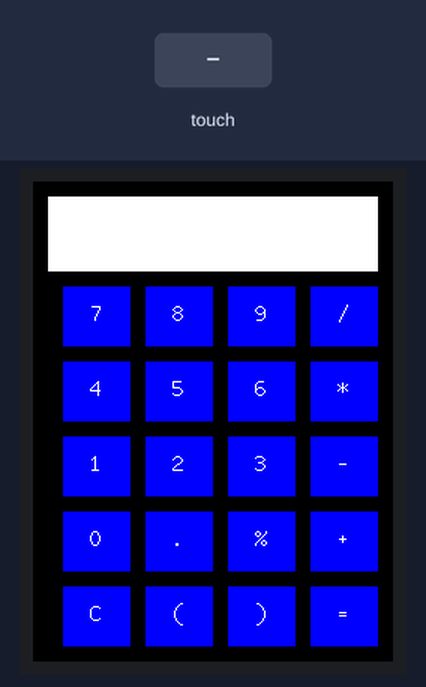
Recording of a sketch running on a simulated ESP32. Shown: 240×320 colour display. The test bench sets the inputs (shaded band).

Above: at 1.4 s.
1.5 s: touch panel pressed at 87 % / 30 % of its raw x / y range
At 2.4 s:
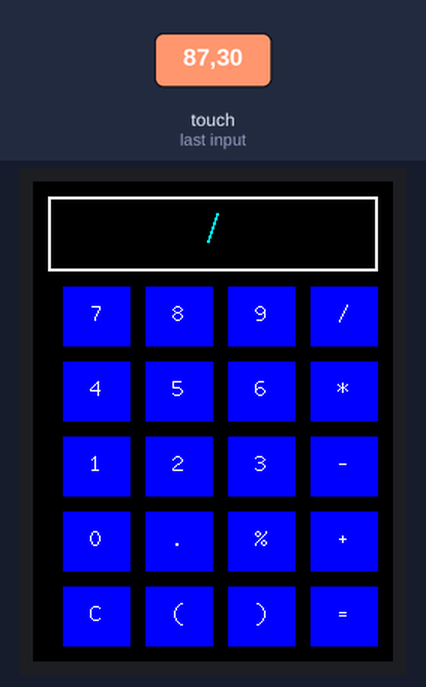
3.0 s: touch panel pressed at 62 % / 70 % of its raw x / y range
At 3.6 s:
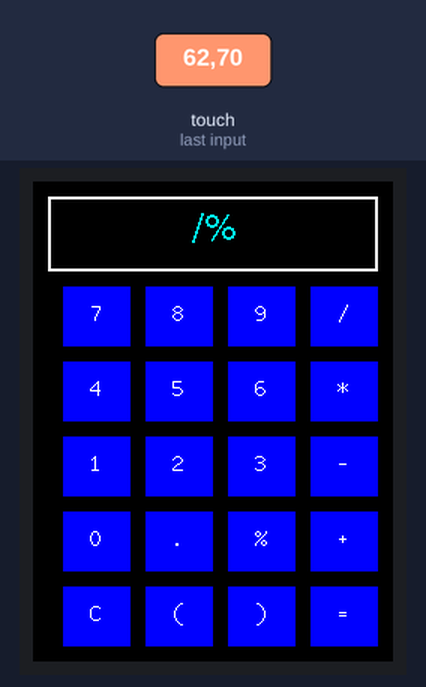
4.5 s: touch panel pressed at 87 % / 70 % of its raw x / y range
At 5.7 s:
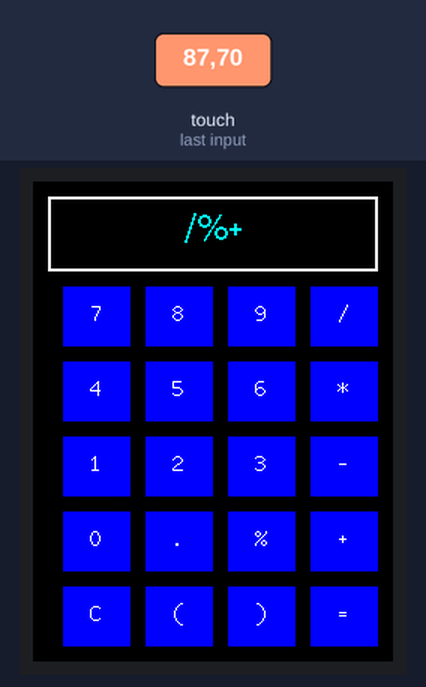
6.0 s: touch panel pressed at 38 % / 90 % of its raw x / y range
At 7.1 s:
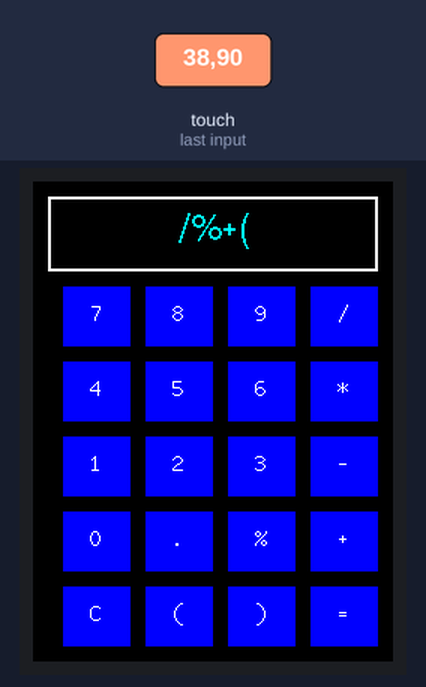
7.5 s: touch panel pressed at 62 % / 90 % of its raw x / y range
At 8.2 s:
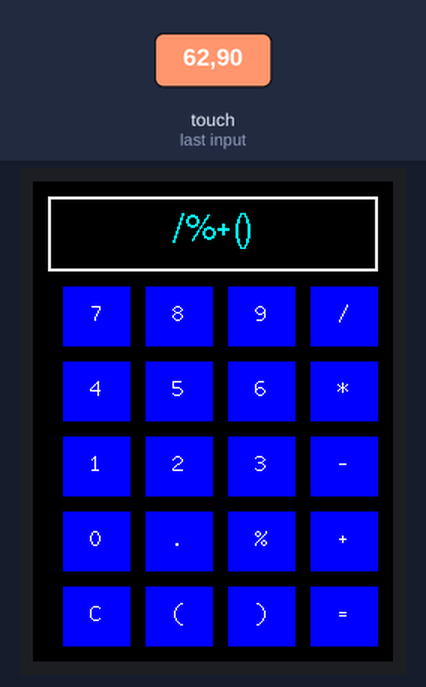
9.0 s: touch panel pressed at 87 % / 30 % of its raw x / y range
At 9.3 s:
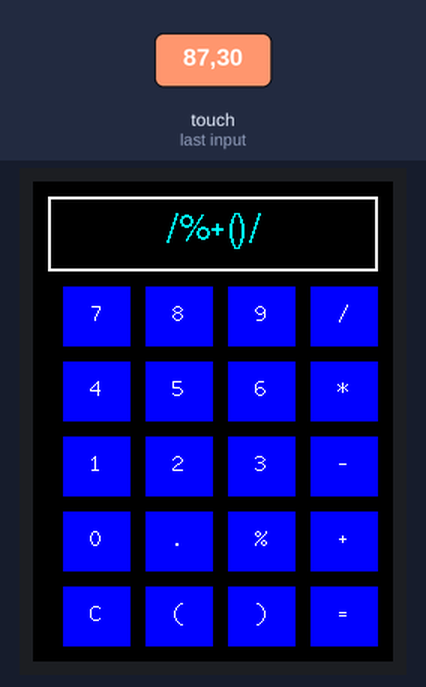
Timing chart, 0 to 11.5 s (numbered marks = the images above; inputs shaded):
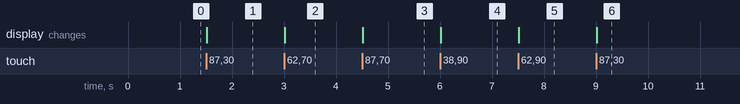

Measured:
- after the input at 1.5 s, the display: changes at once (image 1)
- after the input at 3.0 s, the display: changes at once (image 2)
- after the input at 4.5 s, the display: changes at once (image 3)
- after the input at 6.0 s, the display: changes at once (image 4)
- after the input at 7.5 s, the display: changes at once (image 5)
- after the input at 9.0 s, the display: changes at once (image 6)

The sketch:

BestCalc.ino
```cpp
#include <TFT_eSPI.h> // Graphics and font library
#include <XPT2046_Touchscreen.h> // Library for XPT2046 touch controller
#include <SPI.h>

// The display object
TFT_eSPI tft = TFT_eSPI();

// Touch screen pins
#define XPT2046_IRQ 36   // T_IRQ
#define XPT2046_MOSI 32  // T_DIN
#define XPT2046_MISO 39  // T_OUT
#define XPT2046_CLK 25   // T_CLK
#define XPT2046_CS 33    // T_CS

// Touch screen object
SPIClass touchscreenSPI(VSPI);
XPT2046_Touchscreen touchscreen(XPT2046_CS, XPT2046_IRQ);

// Keypad start position, key size, and spacing
#define KEY_X 20
#define KEY_Y 70
#define KEY_W 45
#define KEY_H 40
#define KEY_SPACING_X 10
#define KEY_SPACING_Y 10
#define KEY_TEXTSIZE 2

// Using two fonts since numbers are nice in proportionally spaced fonts
#define LABEL1_FONT &FreeSansBold12pt7b // Key label font 1
#define LABEL2_FONT &FreeSerif24pt7b // Key label font 2

// Numeric display box size and location
#define DISP_X 10
#define DISP_Y 10
#define DISP_W 220
#define DISP_H 50
#define DISP_TSIZE 3
#define DISP_TCOLOR TFT_CYAN

// Number length, buffer for storing input
#define NUM_LEN 32
char numberBuffer[NUM_LEN + 1] = ""; // Zero terminate

// We have 5 rows of 4 keys
char keyLabel[5][4] = {
  {'7','8','9','/'},
  {'4','5','6','*'},
  {'1','2','3','-'},
  {'0','.','%','+'},
  {'C','(',')','='}
};

void drawKeypad() {
  // Draw the keys
  for (uint8_t row = 0; row < 5; row++) {
    for (uint8_t col = 0; col < 4; col++) {
      // Draw the key outline
      tft.fillRect(KEY_X + col * (KEY_W + KEY_SPACING_X), KEY_Y + row * (KEY_H + KEY_SPACING_Y), KEY_W, KEY_H, TFT_BLUE);
      // Draw the key label
      tft.setTextColor(TFT_WHITE);
      tft.setFreeFont(LABEL2_FONT);
      tft.drawCentreString(String(keyLabel[row][col]), KEY_X + col * (KEY_W + KEY_SPACING_X) + KEY_W / 2, KEY_Y + row * (KEY_H + KEY_SPACING_Y) + 10, 2);
    }
  }
}

void setup() {
  // Initialize display
  tft.init();

  // Initialize touch screen SPI
  touchscreenSPI.begin(XPT2046_CLK, XPT2046_MISO, XPT2046_MOSI, XPT2046_CS);
  touchscreen.begin(touchscreenSPI);
  touchscreen.setRotation(0); // Set touchscreen to portrait mode
  tft.setRotation(0); // Set display to portrait mode

  tft.fillScreen(TFT_BLACK);

  // Draw number display box
  tft.fillRect(DISP_X, DISP_Y, DISP_W, DISP_H, TFT_WHITE);

  // Draw keypad
  drawKeypad();
}

float evaluateExpression(String expr) {
  float result = 0;
  float num = 0;
  char lastOperator = '+';
  String number = "";

  for (int i = 0; i < expr.length(); i++) {
    char c = expr.charAt(i);

    if (isdigit(c) || c == '.') {
      number += c; // Build the number string
    } else {
      num = number.toFloat(); // Convert the string to a float
      number = ""; // Reset the number string

      switch (lastOperator) {
        case '+': result += num; break;
        case '-': result -= num; break;
        case '*': result *= num; break;
        case '/': result /= num; break;
        case '%': result = (int)result % (int)num; break;
      }

      lastOperator = c; // Update the operator
    }
  }

  // Apply the last pending operation
  num = number.toFloat(); // Convert the last number
  switch (lastOperator) {
    case '+': result += num; break;
    case '-': result -= num; break;
    case '*': result *= num; break;
    case '/': result /= num; break;
    case '%': result = (int)result % (int)num; break;
  }

  return result;
}

void loop() {
  // Check if the display is touched
  if (touchscreen.touched()) {
    TS_Point p = touchscreen.getPoint();
    // Map from touch coordinates to screen coordinates
    p.x = map(p.x, 200, 3700, 0, 240); // Map for portrait mode
    p.y = map(p.y, 240, 3800, 0, 320); // Map for portrait mode

    // Check which key is pressed
    for (uint8_t row = 0; row < 5; row++) {
      for (uint8_t col = 0; col < 4; col++) {
        if ((p.x > KEY_X + col * (KEY_W + KEY_SPACING_X)) && (p.x < KEY_X + col * (KEY_W + KEY_SPACING_X) + KEY_W) &&
            (p.y > KEY_Y + row * (KEY_H + KEY_SPACING_Y)) && (p.y < KEY_Y + row * (KEY_H + KEY_SPACING_Y) + KEY_H)) {
          char key = keyLabel[row][col];
          if (key == 'C') {
            // Clear the number buffer
            numberBuffer[0] = '\0';
          } else if (key == '=') {
            // Evaluate the expression and display the result
            float result = evaluateExpression(String(numberBuffer));
            snprintf(numberBuffer, sizeof(numberBuffer), "%.2f", result); // Show result with 2 decimal places
          } else if (strlen(numberBuffer) < NUM_LEN) {
            // Add the key to the number buffer
            numberBuffer[strlen(numberBuffer) + 1] = '\0';
            numberBuffer[strlen(numberBuffer)] = key;
          }
          // Update the display
          tft.fillRect(DISP_X + 2, DISP_Y + 2, DISP_W - 4, DISP_H - 4, TFT_BLACK);
          tft.setTextColor(DISP_TCOLOR);
          tft.drawCentreString(numberBuffer, DISP_X + DISP_W / 2, DISP_Y + 10, 4);
          delay(300); // Debounce delay
        }
      }
    }
  }
}
```
